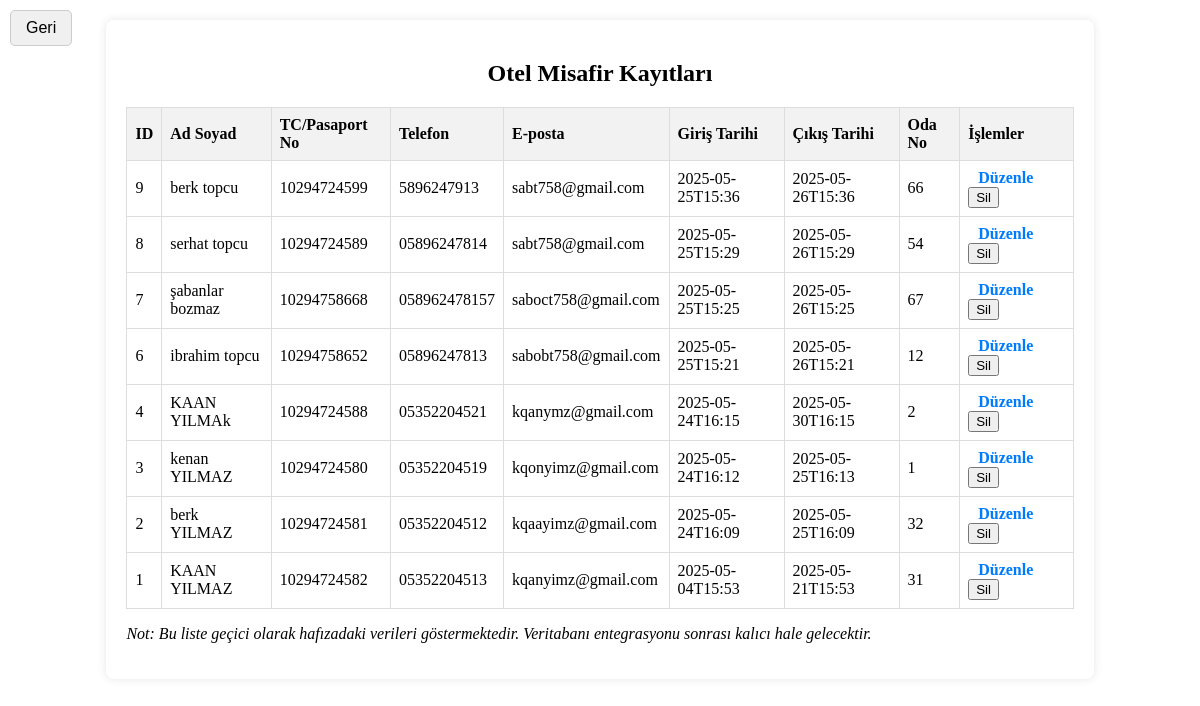
The page /kayitlar_sayfasi (signed in) on the database its author committed.
### tables this page shows
CREATE TABLE misafirler (
                id INTEGER PRIMARY KEY AUTOINCREMENT,
                ad TEXT NOT NULL,
                soyad TEXT NOT NULL,
                tc_pasaport_no TEXT,
                telefon TEXT,
                email TEXT,
                giris_tarihi_saati DATETIME NOT NULL,
                cikis_tarihi_saati DATETIME,
                oda_no TEXT
            );

### app.py (the view)
@app.route('/kayitlar_sayfasi')
@login_required
def kayitlar_sayfasi():
    db = get_db()
    cursor = db.cursor()
    cursor.execute('SELECT * FROM misafirler ORDER BY giris_tarihi_saati DESC')
    ziyaretciler = cursor.fetchall()
    db.close()
    return render_template('kayitlar.html', ziyaretciler=ziyaretciler)

### app.py (called while the page is built)
def get_db():
    conn = sqlite3.connect(DATABASE)
    conn.row_factory = sqlite3.Row # Sütun isimleriyle erişim için
    return conn

def login_required(f):
    from functools import wraps
    @wraps(f)
    def decorated_function(*args, **kwargs):
        if 'logged_in' not in session:
            flash('Bu sayfayı görüntülemek için giriş yapmalısınız.', 'danger')
            return redirect(url_for('giris_formu'))
        return f(*args, *kwargs)
    return decorated_function

### templates/kayitlar.html (shortened to what this page needs)
<!DOCTYPE html>
<html>
<head>
    <link rel="stylesheet" type="text/css" href="/static/kayıtlar.css">
</head>
<body>
    <div class="geri-button-container">
        <button class="geri-button" onclick="goBack()">Geri</button>
    </div>
    <div class="kayit-listesi">
        <h2>Otel Misafir Kayıtları</h2>
        <table class="kayit-tablosu">
            <thead>
                <tr>
                    <th>ID</th>
                    <th>Ad Soyad</th>
                    <th>TC/Pasaport No</th>
                    <th>Telefon</th>
                    <th>E-posta</th>
                    <th>Giriş Tarihi</th>
                    <th>Çıkış Tarihi</th>
                    <th>Oda No</th>
                    <th>İşlemler</th>
                </tr>
            </thead>
            <tbody>
                {% if ziyaretciler %}
                    {% for misafir in ziyaretciler %}
                    <tr>
                        <td>{{ misafir.id }}</td>
                        <td>{{ misafir.ad }} {{ misafir.soyad }}</td>
                        <td>{{ misafir.tc_pasaport_no }}</td>
                        <td>{{ misafir.telefon }}</td>
                        <td>{{ misafir.email }}</td>
                        <td>{{ misafir.giris_tarihi_saati }}</td>
                        <td>{{ misafir.cikis_tarihi_saati }}</td>
                        <td>{{ misafir.oda_no }}</td>
                        <td class="duzenle-sil-alan">
    <a href="{{ url_for('duzenle_ziyaretci', misafir_id=misafir.id) }}">Düzenle</a>
    <form action="{{ url_for('sil_ziyaretci', misafir_id=misafir.id) }}" method="POST" style="display:inline;">
        <button type="submit" class="sil" onclick="return confirm('Bu kaydı silmek istediğinize emin misiniz?');">Sil</button>
    </form>
</td>
                    </tr>
                    {% endfor %}
                {% else %}
                    <tr>
                        <td colspan="9">Henüz hiç misafir kaydı bulunmamaktadır.</td>
                    </tr>
                {% endif %}
            </tbody>
        </table>
        <p><em>Not: Bu liste geçici olarak hafızadaki verileri göstermektedir. Veritabanı entegrasyonu sonrası kalıcı hale gelecektir.</em></p>
    </div>
</body>
</html>

### static/kayıtlar.css (style rules this page uses)
.geri-button-container { position: absolute; top: 10px; left: 10px; }
.geri-button { padding: 8px 15px; background-color: #f0f0f0; border: 1px solid #ccc; border-radius: 5px; cursor: pointer; font-size: 16px; }
.kayit-listesi { width: 80%; margin: 20px auto; background-color: #fff; border-radius: 8px; box-shadow: 0 0 10px rgba(0, 0, 0, 0.1); padding: 20px; }
.kayit-listesi h2 { text-align: center; margin-bottom: 20px; }
.kayit-tablosu { width: 100%; border-collapse: collapse; }
.kayit-tablosu th, .kayit-tablosu td { border: 1px solid #ddd; padding: 8px; text-align: left; }
.kayit-tablosu th { background-color: #f2f2f2; font-weight: bold; }
.duzenle-sil-alan { text-align: center; }
.duzenle-sil-alan a { margin: 0 10px; text-decoration: none; color: #007bff; font-weight: bold; }

### rows shown on the page
misafirler: id "9", ad "berk", soyad "topcu", tc_pasaport_no "10294724599", telefon "5896247913", email "sabt758@gmail.com", giris_tarihi_saati "2025-05-25T15:36", cikis_tarihi_saati "2025-05-26T15:36", oda_no "66"
misafirler: id "8", ad "serhat", soyad "topcu", tc_pasaport_no "10294724589", telefon "05896247814", email "sabt758@gmail.com", giris_tarihi_saati "2025-05-25T15:29", cikis_tarihi_saati "2025-05-26T15:29", oda_no "54"
misafirler: id "7", ad "şabanlar", soyad "bozmaz", tc_pasaport_no "10294758668", telefon "058962478157", email "saboct758@gmail.com", giris_tarihi_saati "2025-05-25T15:25", cikis_tarihi_saati "2025-05-26T15:25", oda_no "67"
misafirler: id "6", ad "ibrahim", soyad "topcu", tc_pasaport_no "10294758652", telefon "05896247813", email "sabobt758@gmail.com", giris_tarihi_saati "2025-05-25T15:21", cikis_tarihi_saati "2025-05-26T15:21", oda_no "12"
misafirler: id "4", ad "KAAN", soyad "YILMAk", tc_pasaport_no "10294724588", telefon "05352204521", email "kqanymz@gmail.com", giris_tarihi_saati "2025-05-24T16:15", cikis_tarihi_saati "2025-05-30T16:15", oda_no "2"
misafirler: id "3", ad "kenan", soyad "YILMAZ", tc_pasaport_no "10294724580", telefon "05352204519", email "kqonyimz@gmail.com", giris_tarihi_saati "2025-05-24T16:12", cikis_tarihi_saati "2025-05-25T16:13", oda_no "1"
misafirler: id "2", ad "berk", soyad "YILMAZ", tc_pasaport_no "10294724581", telefon "05352204512", email "kqaayimz@gmail.com", giris_tarihi_saati "2025-05-24T16:09", cikis_tarihi_saati "2025-05-25T16:09", oda_no "32"
misafirler: id "1", ad "KAAN", soyad "YILMAZ", tc_pasaport_no "10294724582", telefon "05352204513", email "kqanyimz@gmail.com", giris_tarihi_saati "2025-05-04T15:53", cikis_tarihi_saati "2025-05-21T15:53", oda_no "31"
